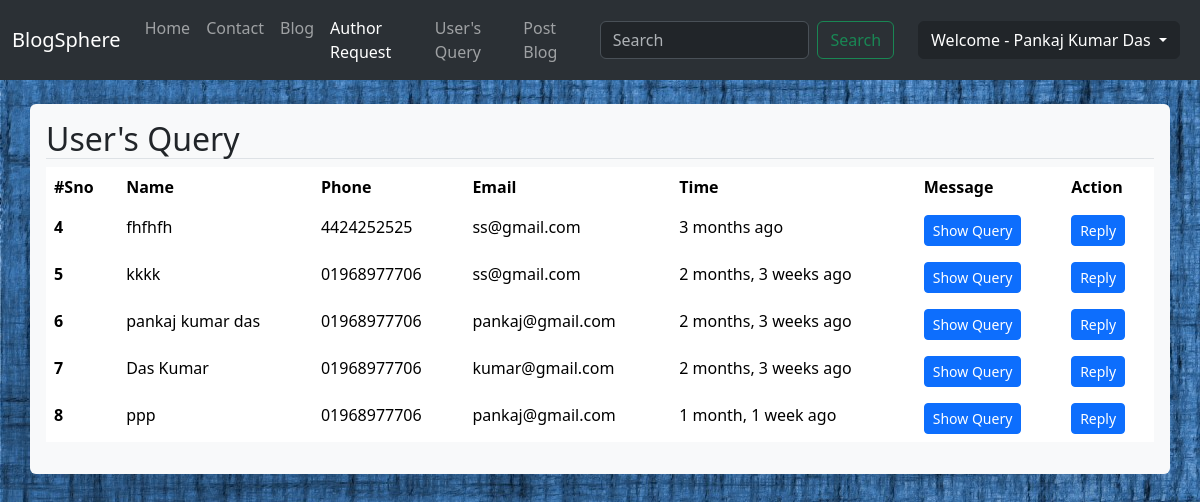
Screenshot of /users_query/ (signed in) with the database file from the repository.
### home/models.py (models this page shows, shortened)
class Contact_H(models.Model):
    sno = models.AutoField(primary_key=True)
    name = models.CharField(max_length=255)
    phone = models.CharField(max_length=10)
    email = models.CharField(max_length=100)
    content = models.TextField()
    timeStamp = models.DateTimeField(auto_now_add=True, blank=True)
    is_action_taken = models.BooleanField(default=False)

### home/views.py (the view, shortened to what this page needs)
# urls.py: path('users_query/', views.user_query_handle, name='UserQueryHandle'),
@login_required(login_url="/")
def user_query_handle(request):
    if request.user.is_superuser:
        users_query = Contact_H.objects.filter(is_action_taken=False).order_by('timeStamp')
        return render(request, "home/users_query.html", {'users_query': users_query})
    else:
        messages.error(request, "You Are Not Allowed To Visit This Page.")
        return HttpResponseRedirect(request.META.get('HTTP_REFERER'))

### templates/home/users_query.html (shortened to what this page needs)
{% extends 'base.html' %}
{% block superactive %} active {% endblock %}
{% load humanize %}
{% load static %}
{% block body %}
<div class="container my-4">
    <div class="row">
        <div class="shadow-lg p-3 mb-5 bg-body-tertiary rounded">
            <h2 class="border-bottom">User's Query</h2>
            {% if users_query %}
            <table class="table table-hover table-borderless  ">
                <thead>
                    <tr>
                        <th scope="col">#Sno</th>
                        <th scope="col">Name</th>
                        <th scope="col">Phone</th>
                        <th scope="col">Email</th>
                        <th scope="col">Time</th>
                        <th scope="col">Message</th>
                        <th scope="col">Action</th>
                    </tr>
                </thead>
                <tbody class="table-group-divider">
                    {% for users_query in users_query %}
                    <tr>
                        <th scope="row">{{users_query.sno}}</th>
                        <td>{{users_query.name}}</td>
                        <td>{{users_query.phone}}</td>
                        <td>{{users_query.email}}</td>
                        <td>{{users_query.timeStamp|naturaltime}}</td>
                        <td><button class="btn btn-primary btn-sm" data-bs-toggle="modal"
                                data-bs-target="#staticBackdrop-users-query-{{users_query.sno}}">Show Query</button></td>
                        <td><button class="btn btn-primary btn-sm" data-bs-toggle="modal"
                                data-bs-target="#staticBackdrop-sent-reply-{{users_query.sno}}">Reply</button>
                        </td>
                    </tr>
                    {% endfor %}
                </tbody>
            </table>
            {% else %}
            <div class="alert alert-warning" role="alert">
                No, Pending User's Query.
            </div>
            {% endif %}
        </div>
    </div>
</div>
{% endblock %}

### templates/base.html (shortened to what this page needs)
<!doctype html>
<html lang="en">
<head>
    {% load static %}
    <link rel="stylesheet" href="https://use.fontawesome.com/releases/v5.7.2/css/all.css"
 />
    <link href="https://cdn.jsdelivr.net/npm/bootstrap@5.3.3/dist/css/bootstrap.min.css" rel="stylesheet"
>
</head>
<body >
    <nav class="navbar navbar-expand-lg bg-primary bg-body-tertiary sticky-top" data-bs-theme="dark">
        <div class="container-fluid">
            <a class="navbar-brand" href="/">BlogSphere</a>
            <div class="collapse navbar-collapse" id="navbarSupportedContent">
                <ul class="navbar-nav me-auto mb-2 mb-lg-0">
                    <li class="nav-item">
                        <a class="nav-link {% block homeactive  %}{% endblock %}" aria-current="page" href="/">Home</a>
                    </li>
                    <li class="nav-item">
                        <a class="nav-link {% block contactactive  %}{% endblock %} " href="/contact">Contact</a>
                    </li>
                    <li class="nav-item">
                        <a class="nav-link {% block blogactive  %}{% endblock %}" href="/blog">Blog</a>
                    </li>
                    {% if user.is_authenticated %}
                    {% if user.is_superuser %}
                    <li class="nav-item">
                        <a class="nav-link {% block superactive  %}{% endblock %}" href="/author_request_handle">Author Request</a>
                    </li>
                    <li class="nav-item">
                        <a class="nav-link {% block userqueryactive  %}{% endblock %}" href="/users_query">User's Query</a>
                    </li>
                    {% endif %}
                    {% if request.session.is_author %}
                    <li class="nav-item">
                        <a class="nav-link {% block postblogactive  %}{% endblock %}" href="/blog/postblog/">Post Blog</a>
                    </li>
                    {% endif %}
                    {% endif %}
                </ul>
                <form method="get" action="/search/" class="d-flex mx-3" role="search">
                    <input class="form-control me-2" name="query" id="query" type="search" placeholder="Search"
                        aria-label="Search">
                    <button class="btn btn-outline-success" type="submit">Search</button>
                </form>
                {% if user.is_authenticated %}
                <div class="mx-2" id="navbarNavDarkDropdown">
                    <ul class="navbar-nav">
                        <li class="nav-item dropdown">
                            <button class="btn btn-dark dropdown-toggle" data-bs-toggle="dropdown"
                                aria-expanded="false">
                                Welcome - {{user.first_name}} {{user.last_name}}
                            </button>
                        </li>
                    </ul>
                </div>
                {% endif %}
            </div>
        </div>
    </nav>
    {% block body %} {% endblock %}
</body>
</html>

### rows the page displays
Contact_H: sno "4", name "fhfhfh", phone "4424252525", email "ss@gmail.com", timeStamp "3 months ago"
Contact_H: sno "5", name "kkkk", phone "01968977706", email "ss@gmail.com", timeStamp "2 months, 3 weeks ago"
Contact_H: sno "6", name "pankaj kumar das", phone "01968977706", email "pankaj@gmail.com", timeStamp "2 months, 3 weeks ago"
Contact_H: sno "7", name "Das Kumar", phone "01968977706", email "kumar@gmail.com", timeStamp "2 months, 3 weeks ago"
Contact_H: sno "8", name "ppp", phone "01968977706", email "pankaj@gmail.com", timeStamp "1 month, 1 week ago"

### other values shown
{{ user.first_name }} "Pankaj Kumar"
{{ user.last_name }} "Das"
